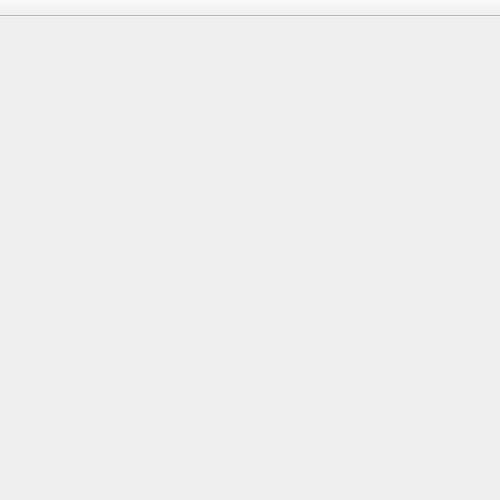
<?xml version="1.0" encoding="UTF-8"?>
<ui version="4.0">
 <class>MainWindow</class>
 <widget class="QMainWindow" name="MainWindow">
  <property name="geometry">
   <rect>
    <x>0</x>
    <y>0</y>
    <width>500</width>
    <height>500</height>
   </rect>
  </property>
  <property name="sizePolicy">
   <sizepolicy hsizetype="Minimum" vsizetype="Minimum">
    <horstretch>0</horstretch>
    <verstretch>0</verstretch>
   </sizepolicy>
  </property>
  <property name="windowTitle">
   <string>MainWindow</string>
  </property>
  <widget class="QWidget" name="centralwidget">
   <property name="sizePolicy">
    <sizepolicy hsizetype="Preferred" vsizetype="Preferred">
     <horstretch>140</horstretch>
     <verstretch>0</verstretch>
    </sizepolicy>
   </property>
   <property name="minimumSize">
    <size>
     <width>400</width>
     <height>400</height>
    </size>
   </property>
  </widget>
  <widget class="QMenuBar" name="menubar">
   <property name="geometry">
    <rect>
     <x>0</x>
     <y>0</y>
     <width>500</width>
     <height>20</height>
    </rect>
   </property>
   <property name="styleSheet">
    <string notr="true"/>
   </property>
  </widget>
  <widget class="QToolBar" name="toolBar">
   <property name="windowTitle">
    <string>toolBar</string>
   </property>
   <property name="movable">
    <bool>false</bool>
   </property>
   <property name="floatable">
    <bool>false</bool>
   </property>
   <attribute name="toolBarArea">
    <enum>TopToolBarArea</enum>
   </attribute>
   <attribute name="toolBarBreak">
    <bool>false</bool>
   </attribute>
  </widget>
 </widget>
 <resources/>
 <connections/>
</ui>
